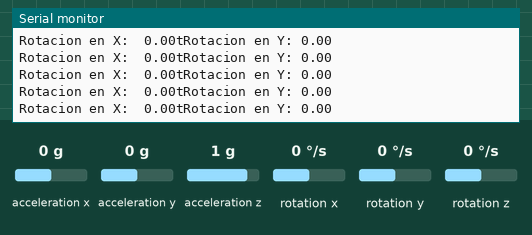
This sketch was run on a simulated Arduino Uno, built with avr-gcc and run on an emulated ATmega328P. On the bench: the last lines printed to the serial monitor. The test bench sets the inputs (shaded band); at power-on: acceleration x 0 g, rotation x 0 °/s, rotation y 0 °/s, acceleration y 0 g, acceleration z 1 g, rotation z 0 °/s.

Above: at 1.2 s.
1.3 s: acceleration x set to -1.4 g
At 1.9 s:
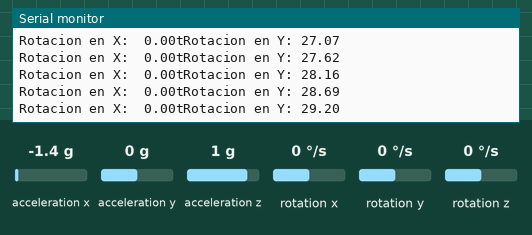
4.3 s: rotation x set to -192 °/s
At 4.9 s:
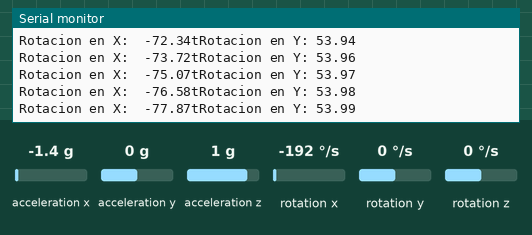
7.3 s: rotation y set to 100 °/s
At 7.9 s:
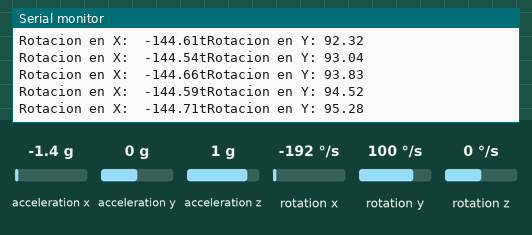
10.3 s: acceleration x set to 0 g
At 10.8 s:
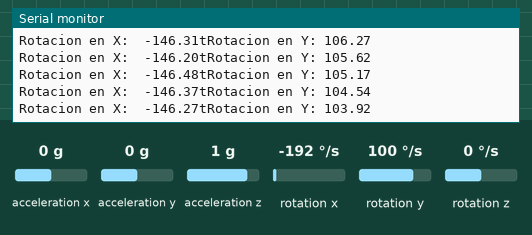
13.3 s: acceleration y set to 1.4 g
At 14.4 s:
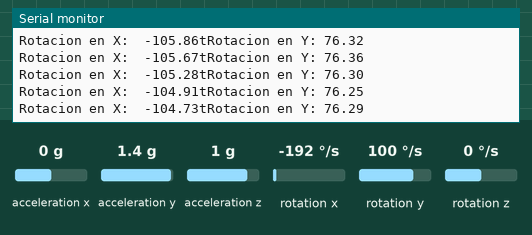
16.3 s: acceleration z set to -1.4 g
At 16.8 s:
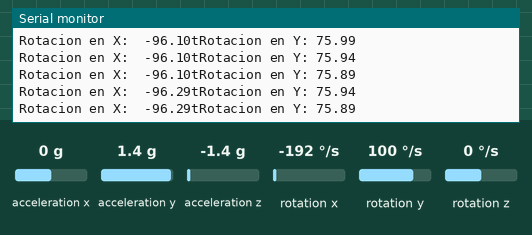
Timing chart, 0 to 19.3 s (numbered marks = the images above; inputs shaded):
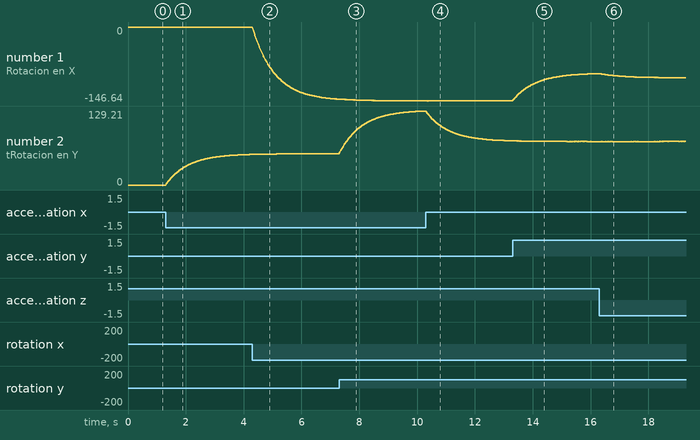

The sketch:

mpu6050filter.ino
```cpp
// Librerias I2C para controlar el mpu6050
// la libreria MPU6050.h necesita I2Cdev.h, I2Cdev.h necesita Wire.h
#include "I2Cdev.h"
#include "MPU6050.h"
#include "Wire.h"

// La dirección del MPU6050 puede ser 0x68 o 0x69, dependiendo
// del estado de AD0. Si no se especifica, 0x68 estará implicito
MPU6050 sensor;

// Valores RAW (sin procesar) del acelerometro y giroscopio en los ejes x,y,z
int ax, ay, az;
int gx, gy, gz;

long tiempo_prev;
float dt;
float ang_x, ang_y;
float ang_x_prev, ang_y_prev;

void setup() {
  Serial.begin(57600);    //Iniciando puerto serial
  Wire.begin();           //Iniciando I2C
  sensor.initialize();    //Iniciando el sensor

  if (sensor.testConnection()) Serial.println("Sensor iniciado correctamente");
  else Serial.println("Error al iniciar el sensor");
}

void loop() {
  // Leer las aceleraciones y velocidades angulares
  sensor.getAcceleration(&ax, &ay, &az);
  sensor.getRotation(&gx, &gy, &gz);

  dt = (millis()-tiempo_prev)/1000.0;
  tiempo_prev=millis();

  //Calcular los ángulos con acelerometro
  float accel_ang_x=atan(ay/sqrt(pow(ax,2) + pow(az,2)))*(180.0/3.14);
  float accel_ang_y=atan(-ax/sqrt(pow(ay,2) + pow(az,2)))*(180.0/3.14);

  //Calcular angulo de rotación con giroscopio y filtro complemento
  ang_x = 0.98*(ang_x_prev+(gx/131)*dt) + 0.02*accel_ang_x;
  ang_y = 0.98*(ang_y_prev+(gy/131)*dt) + 0.02*accel_ang_y;


  ang_x_prev=ang_x;
  ang_y_prev=ang_y;

  //Mostrar los angulos separadas por un [tab]

  Serial.print("Rotacion en X:  ");
  Serial.print(ang_x);
  Serial.print("tRotacion en Y: ");
  Serial.println(ang_y);

  delay(10);
}
```

Measured:
- after the input at 1.3 s, the serial monitor: prints a new line at once (image 1)
- plotted number 2: 0 → 53.41 after the input at 1.3 s
